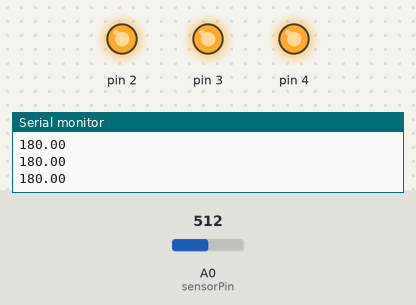
This sketch was run on a simulated Arduino Uno, built with avr-gcc and run on an emulated ATmega328P. Shown: output pins drawn as LEDs (lit = HIGH), the last lines printed to the serial monitor. The inputs (shaded band) are chosen by the test bench; at power-on: A0 (sensorPin) = 512.

Above: at 1.2 s.
1.3 s: A0 (sensorPin) set to 169
2.8 s: A0 (sensorPin) set to 153
At 3.5 s:
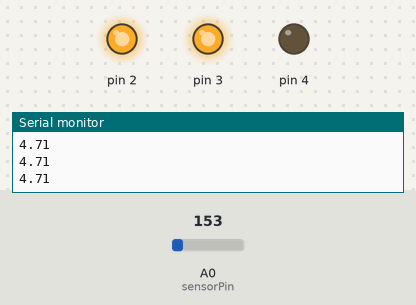
4.3 s: A0 (sensorPin) set to 122
At 4.6 s:
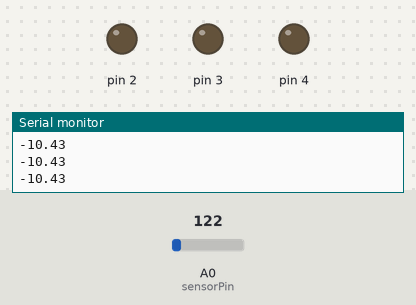
5.8 s: A0 (sensorPin) set to 306
At 6.8 s:
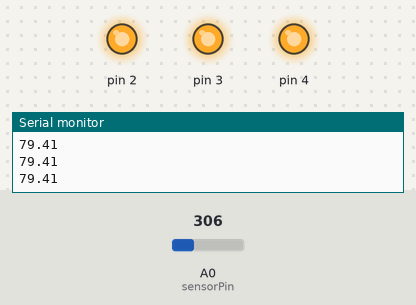
7.3 s: A0 (sensorPin) set to 0
At 8.0 s:
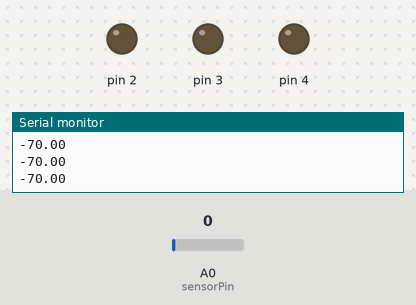
Timing chart, 0 to 9.8 s (numbered marks = the images above; inputs shaded):
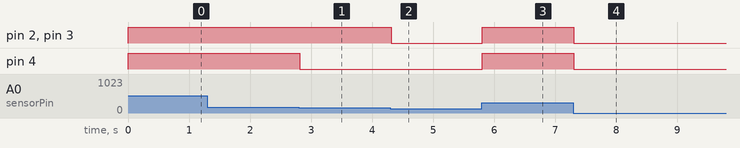

The sketch:

amore.ino
```cpp
const int sensorPin = A0;
const float baselineTemp = 20.0;

void setup() {
  Serial.begin(9600);
  for (int pinNumer = 2; pinNumer < 5; pinNumer++) {
    pinMode(pinNumer, OUTPUT);
    digitalWrite(pinNumer, LOW);
  }
}

void loop() {
  int sensorVal = analogRead(sensorPin);
  float voltage = (sensorVal / 1024.0) * 5.0;
  float temperature = (voltage - 0.5) * 100;

  float diff = temperature - baselineTemp;
  Serial.println(diff);

  if (diff >= 5) {
    digitalWrite(2, HIGH);
    digitalWrite(3, HIGH);
    digitalWrite(4, HIGH);
    return;
  }

  if (diff >= 3) {
    digitalWrite(2, HIGH);
    digitalWrite(3, HIGH);
    digitalWrite(4, LOW);
    return;
  }

  if (diff >= 1) {
    digitalWrite(2, HIGH);
    digitalWrite(3, LOW);
    digitalWrite(4, LOW);
    return;
  }

  digitalWrite(2, LOW);
  digitalWrite(3, LOW);
  digitalWrite(4, LOW);

  delay(3);
}
```

Measured:
- the behaviour switches between 154 and 153 on A0 (sensorPin) (found by bisection; images 0 and 1)
- after the input at 2.8 s, pin 4: HIGH → LOW at once
- after the input at 4.3 s, pin 2, pin 3: HIGH → LOW at once
- after the input at 5.8 s, pin 2–4: LOW → HIGH at once
- after the input at 7.3 s, pin 2–4: HIGH → LOW at once
